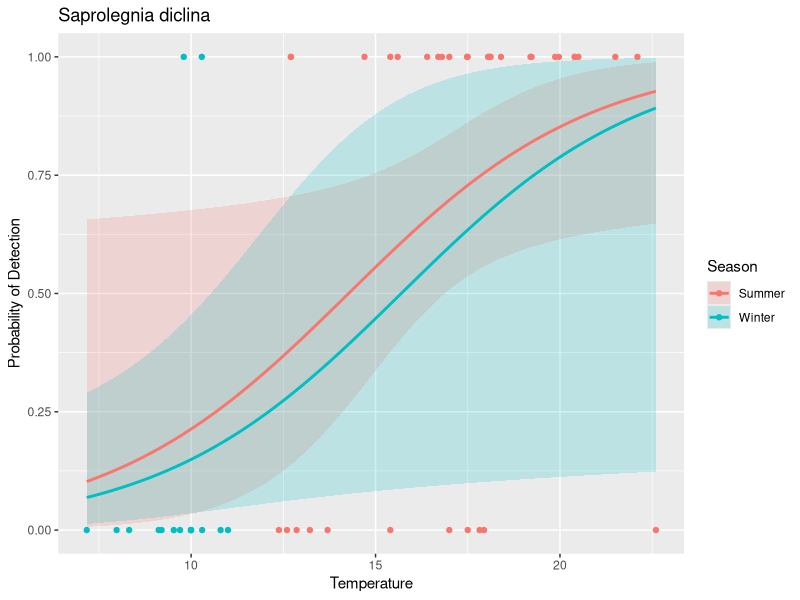

Reproduce this figure in R.
# ============================================
# BENTHIC SPECIES LOGISTIC REGRESSION MODELS for PRESENCE/ABSENCE 
# Joe's first attempt 
# Last edited: 10/27/2021
# ============================================
library('tidyverse')
library('dplyr')
library('ggplot2')

# by.sample.species already has technical replicates merged
by.sample.species <- read_csv("../data/by.sample.species.csv")
species_annotated <- read.csv("../data/species_annotated.csv")
total_detections_by_species <- read.csv("../data/total_detections_by_species.csv")
# all the good environmental data 
events <- read.csv('../data/events.joe.format.csv')

# filter out non-san juan data (comment out later)
SJI.sample.species <- by.sample.species # %>%
  #separate(col=sample, remove=FALSE, into=c("site", "date"), sep = 2) %>%
  #filter(site %in% c('LK','CP','FH')) 

# use all species detected at least once as a base 
# TODO need more practice with pivot_wider and pivot_longer  
presence.absence <- SJI.sample.species %>%
  select(sample, species, nReads) %>%
  pivot_wider(names_from=sample, values_from=nReads, values_fill=list(nReads=0))

presence.absence <- presence.absence %>%  
  pivot_longer(!species, names_to='sample', values_to='nReads') 

presence.absence <- presence.absence %>% 
  mutate(nReads = case_when(nReads == 0 ~ 0, nReads !=0 ~ 1)) %>%
  rename(presence=nReads)

# check to make sure the length of presence.absence makes sense - i think it does
#unique.species <- length(unique(SJI.sample.species$sample))
#unique.samples <- length(unique(SJI.sample.species$species))
#FH.unique.species <- length(unique(FH.sample.species$species))
#print(unique.species*unique.samples)

# connect with environmental data to use as continuous variables
presence.absence <- inner_join(presence.absence, events) 

# ==================================================
# filter by region
presence.absence <- presence.absence %>% 
  filter(Area %in% c("Hood Canal"))

# create site and date column in addition to "sample" 
presence.absence <- presence.absence %>%
  separate(col=sample, remove=FALSE, into=c("site", "date"), sep = 2) %>%
  separate(col=date, remove=FALSE, into=c("year", "month"), sep = 5) %>%
  mutate(ostrea_spn = case_when(
    month %in% c("05","06","07","08") ~ "yes",
    month %in% c("09","11","01","03") ~ "no"
  ))

# now we can build a beautiful logistic model for every species
xtabsdf <- as.data.frame(xtabs(~ presence + sample, data = presence.absence))
presence.absence$sample <- factor(presence.absence$sample)
presence.absence$species <- factor(presence.absence$species)
presence.absence$site <- factor(presence.absence$site)
presence.absence$Area <- factor(presence.absence$Area)

write.csv(presence.absence,"../data/benthic.presence.absence.csv", row.names = FALSE)
# need list of dataframes for each species to make logit models more manageable 
p.a.species <- list()

# loop through all species, creating a dataframe for each 
for(i in unique(presence.absence$species)) {
  print(i)
  one.species <- presence.absence %>%
    filter(species %in% c(i))
  p.a.species[[i]] <- one.species
  
}

# LOGIT FUNCTION =======================================
# takes species string -> returns logit object
# model takes season(factor), pH(cont) and temperature(cont) as inputs
# TODO make function take independent variables as inputs
# ======================================================
species_logit <- function(species_str){

  mylogit <- glm(presence ~ Season + pH_new + Temperature, data = p.a.species[[species_str]], family = "binomial", maxit=100)
  print(p.a.species[[species_str]])
  
  print(mylogit)
  confint(mylogit)
  
  return(mylogit)
  
  }
# ======================================================

# call the logit function 
test_logit <- species_logit("Saprolegnia diclina")

# display results 
summary(test_logit)


# VISUAlIZE LOGIT MODEL AS PROBABILITY  ================
# takes logit object and species string as input
# holds pH constant to visualize temp gradient 
# ======================================================
max(presence.absence$Temperature)
min(presence.absence$Temperature)

plot_logit <- function(species_str, test_logit) {
  
  print(confint(test_logit))
  print(exp(cbind(OR = coef(test_logit), confint(test_logit))))
  
  # create range of temps, for both "Summer" and "Winter" factors, hold pH constant  
  newdata2 <- with(p.a.species[[species_str]], data.frame(
                Temperature = rep(seq(from = 7.17, to = 22.6, length.out = 100),2), 
                pH_new = mean(pH_new), 
                Season = factor(rep(c('Summer','Winter'), each = 100))))

  newdata3 <- cbind(newdata2, predict(test_logit, newdata = newdata2, type = "link",
                se = TRUE))

  newdata3 <- within(newdata3, {
    PredictedProb <- plogis(fit)
    LL <- plogis(fit - (1.96 * se.fit))
    UL <- plogis(fit + (1.96 * se.fit))
  })

  head(newdata3)
  
  # plot the output 
  logit_plot <- ggplot(newdata3, aes(x = Temperature, y = PredictedProb)) + 
    geom_ribbon(aes(ymin = LL,  ymax = UL, fill = Season), alpha = 0.2) + 
    geom_line(aes(colour = Season),size = 1) +
    geom_point(data= p.a.species[[species_str]], aes(x = Temperature, y = presence, colour = Season)) +
    labs(title=species_str, y="Probability of Detection") 
  
  return(logit_plot)
  }
# ======================================================

# call the visualize function 
plot_logit("Saprolegnia diclina", test_logit)

# ======================================================
# ======================================================

# TODO so i don't forget 
# benthic community vs benthic community in the water column
# what portion of detected species have planktonic phase? 
# gametes/plankton vs adults - eli fish vs shrimp vs crab <- model?
# replicate graph from Terrie's student's published paper for p/a data
# known spawning month for invertebrates nReads 
# habitat depth of detected organisms? 
# replicate interactive app to view relative abundance and community structure
